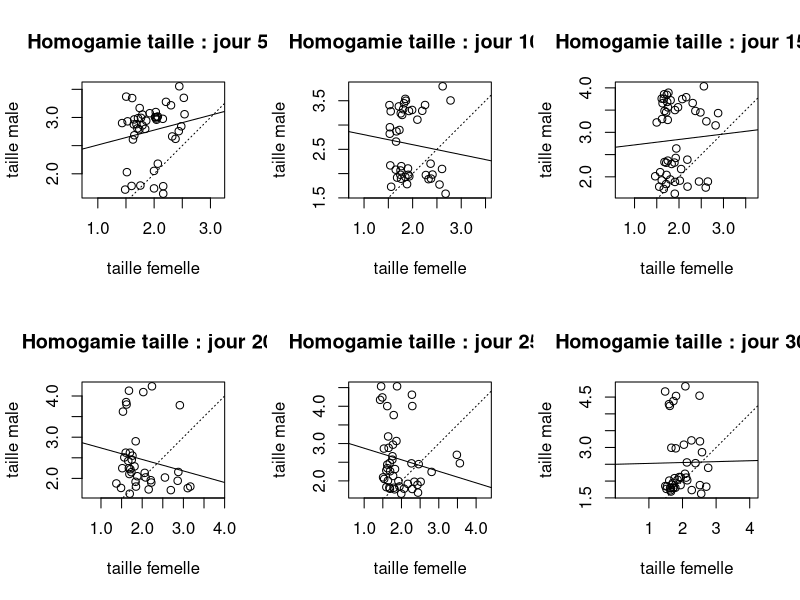

Recreate this plot in R. (Note: this script raises an error after producing the figure.)
rm(list=ls())

debut <- Sys.time()

tps_max <- 300
nb_mue <- numeric(tps_max)
nb_libre <- numeric(tps_max)
nm <- 150
nf <- 100
txmort_male <- 0.01
txmort_femelle <- 0.01
split.screen(c(2,3))
	
###################
#TRAME DISTRIBUTION
###################

# Femelles :

no <- c(1:nf)
taille <- rnorm(nf,2,0.2)
max_dist_mue <- ceiling((6.75+14.83*taille))
dist_mue <- ceiling(runif(nf, min=0, max=max_dist_mue))
no_male <- numeric(nf)
date_receptivite <- floor(max_dist_mue/2)
age <- 0
nb_mue <- 0

taille_male <- numeric(nf)
dist_mue_male <- numeric(nf)
femelle <- data.frame(no, taille, dist_mue, date_receptivite, no_male, taille_male, dist_mue_male)


# Males :

no <- c(1:nm)
taille <- rnorm(nm,2.75,0.2)
max_dist_mue <- (6.75+14.83*taille)  
dist_mue <- ceiling(runif(nm, min=0, max=max_dist_mue))  
age <- 0
nb_mue <- 0
no_femelle <- numeric(nm)
taille_femelle <- numeric(nm)
dist_mue_femelle <- numeric(nm)
male <- data.frame(no, taille, dist_mue, no_femelle, taille_femelle, dist_mue_femelle)


###########################
# VIEILLISSEMENT POPULATION
###########################
  
for (tps in 1:tps_max) {
  
    # tous les individus vieillissent d'un jour
    femelle$dist_mue <- femelle$dist_mue -1
    femelle$dist_mue_male[femelle$dist_mue_male != 0] <- femelle$dist_mue_male[femelle$dist_mue_male != 0] -1
    male$dist_mue <- male$dist_mue -1
    male$dist_mue_femelle[male$dist_mue_femelle != 0] <- male$dist_mue_femelle[male$dist_mue_femelle != 0] -1
    
    # y en a-t-il qui mue aujourd'hui (femelle et male) ?
    nbmuetoday <- length(femelle$dist_mue[femelle$dist_mue == 0]) + length(male$dist_mue[male$dist_mue == 0])

        
# si un des membres de la paire mue, le couple se sépare : 
    if (nbmuetoday > 0) {
        femelle_en_mue <- femelle$no[femelle$dist_mue == 0]
        #males appariés avec une femelle qui mue aujourd'hui :
        male_apparie <- femelle$no_male[femelle_en_mue]  
        
        male_en_mue <- male$no[male$dist_mue == 0]
        femelle_apparie <- male$no_femelle[male_en_mue]
        
        # femelle devient libre :
        femelle$no_male[femelle_en_mue] <- 0
        femelle$taille_male[femelle_en_mue] <- 0
        femelle$dist_mue_male[femelle_en_mue] <- 0
        male$no_femelle[male_apparie] <- 0
        male$taille_femelle[male_apparie] <- 0
        male$dist_mue_femelle[male_apparie] <- 0
        
        # male devient libre :
        male$no_femelle[male_en_mue] <- 0
        male$taille_femelle[male_en_mue] <- 0
        male$dist_mue_femelle[male_en_mue] <- 0
        femelle$no_male[femelle_apparie] <- 0
        femelle$taille_male[femelle_apparie] <- 0
        femelle$dist_mue_male[femelle_apparie] <- 0
        
        # les individus grandissent après mue (+10%) :
        femelle$taille[femelle_en_mue] <- femelle$taille[femelle_en_mue]*1.10
        femelle$dist_mue[femelle_en_mue] <- ceiling(6.75+14.83*femelle$taille[femelle_en_mue])
        femelle$date_receptivite[femelle_en_mue] <- floor(femelle$dist_mue[femelle_en_mue]/2)
      
        male$taille[male_en_mue] <- male$taille[male_en_mue]*1.10
        male$dist_mue[male_en_mue] <- ceiling(6.75+14.83*male$taille[male_en_mue])
    }
        
    ############
    #APPARIEMENT
    ############
    

    # combien de femelles sont libres & receptives aujourd'hui ?
    nblibretoday <- length(femelle$no_male[femelle$no_male == 0 & femelle$dist_mue <= femelle$date_receptivite])
    # combien de males sont célibataires ?
    nbcelibataire <- length(male$no[male$no_femelle == 0])
    
    # s'il y a des individus libres, on lance l'appariement
    if (nblibretoday > 0 & nbcelibataire > 0){
      # pour chaque femelle (ligne = compteur de ligne) :
        for (ligne in 1 : nf) {
		
          # quels mâles sont célibataires ? (i.e. prêts à être appariés) ?
            celibataire <- male$no[male$no_femelle == 0]
            
           # si la femelle est disponible (i.e. libre + receptive + mature) :
			if (femelle$no_male[ligne] == 0 & femelle$dist_mue[ligne] <= femelle$date_receptivite[ligne]) {
           # /!\ pour eviter le "bug du sample" :
                if (length(celibataire) == 1) {
                    femelle$no_male[ligne] <- male$no[celibataire]
                    male$no_femelle[celibataire] <- femelle$no[ligne]
                } else if (length(celibataire) > 1) {
                  # choix aléatoire du male :
                    no_male_selec <- sample(celibataire,1)
                    femelle$no_male[ligne] <- no_male_selec
                    male$no_femelle[no_male_selec] <- femelle$no[ligne]
                }
                femelle$taille_male[ligne] <- male$taille[no_male_selec]
                femelle$dist_mue_male[ligne] <- male$dist_mue[no_male_selec]
                
                male$taille_femelle[no_male_selec] <- femelle$taille[ligne]
                male$dist_mue_femelle[no_male_selec] <- femelle$dist_mue[ligne]
            }
        }
    }

# table(femelle$no_male)
# table(male$no_femelle)


    ######################
    # MORTALITE/NAISSANCES
    ######################

### Mortalité :
    
  # combien de males et de femelles vont mourir aujourd'hui ?
    nb_male_mort <- floor(nm*txmort_male)
    nb_femelle_mort <- floor(nf*txmort_femelle)
    
  # la mort s'abat aléatoirement sur les individus :
    no_male_mort <- sample(male$no, nb_male_mort)
    no_femelle_mort <- sample(femelle$no, nb_femelle_mort)
    
  # les individus appariés aux morts se retrouvent seuls :
	veuf <- femelle$no_male[no_femelle_mort]
	veuve <- male$no_femelle[no_male_mort]
	male[veuf, 4:6] <- 0
	femelle[veuve, 5:7] <- 0
	
  # suppression des individus malchanceux :
    male[no_male_mort, 2:6] <- 0 
    femelle[no_femelle_mort, 2:7] <- 0

	

### Naissances :
  # pour chaque mort, un individu nait :
  
    femelle$taille[no_femelle_mort] <- rnorm(nb_femelle_mort,1.6,0.1)
    max_dist_mue <- ceiling(6.75 + 14.83 * femelle$taille[no_femelle_mort])
    femelle$dist_mue[no_femelle_mort] <- max_dist_mue
    femelle$date_receptivite[no_femelle_mort] <- floor(femelle$dist_mue[no_femelle_mort]/2)
    
    male$taille[no_male_mort] <- rnorm(nb_male_mort,1.8,0.1)
    max_dist_mue <- ceiling(6.75 + 14.83 * male$taille[no_male_mort])
    male$dist_mue[no_male_mort] <- max_dist_mue

    
    femelle
    male
    
    nb_mue[tps] <- nbmuetoday
    nb_libre[tps] <- nblibretoday
	

	
	if (tps == 50) {
	
		plot(femelle$taille_male[femelle$no_male != 0]~femelle$taille[femelle$no_male != 0], xlab="taille femelle", ylab="taille male", main = "Homogamie taille : jour 50", asp=1)
		abline(0,1, lty=3)
		reg <- lm((femelle$taille_male[femelle$no_male != 0]~femelle$taille[femelle$no_male != 0]))
		abline(reg)
		screen(2)
	}else if (tps == 100) {
		plot(femelle$taille_male[femelle$no_male != 0]~femelle$taille[femelle$no_male != 0], xlab="taille femelle", ylab="taille male", main = "Homogamie taille : jour 100", asp=1)
		abline(0,1, lty=3)
		reg <- lm((femelle$taille_male[femelle$no_male != 0]~femelle$taille[femelle$no_male != 0]))
		abline(reg)
		screen(3)
	}else if (tps == 150) {
		plot(femelle$taille_male[femelle$no_male != 0]~femelle$taille[femelle$no_male != 0], xlab="taille femelle", ylab="taille male", main = "Homogamie taille : jour 150", asp=1)
		abline(0,1, lty=3)
		reg <- lm((femelle$taille_male[femelle$no_male != 0]~femelle$taille[femelle$no_male != 0]))
		abline(reg)	
		screen(4)
	}else if (tps == 200) {
		plot(femelle$taille_male[femelle$no_male != 0]~femelle$taille[femelle$no_male != 0], xlab="taille femelle", ylab="taille male", main = "Homogamie taille : jour 200", asp=1)
		abline(0,1, lty=3)
		reg <- lm((femelle$taille_male[femelle$no_male != 0]~femelle$taille[femelle$no_male != 0]))
		abline(reg)
		screen(5)
	}else if (tps == 250) {
		plot(femelle$taille_male[femelle$no_male != 0]~femelle$taille[femelle$no_male != 0], xlab="taille femelle", ylab="taille male", main = "Homogamie taille : jour 250", asp=1)
		abline(0,1, lty=3)
		reg <- lm((femelle$taille_male[femelle$no_male != 0]~femelle$taille[femelle$no_male != 0]))
		abline(reg)
		screen(6)
	}else if (tps == 300) {
		plot(femelle$taille_male[femelle$no_male != 0]~femelle$taille[femelle$no_male != 0], xlab="taille femelle", ylab="taille male", main = "Homogamie taille : jour 300", asp=1)
		abline(0,1, lty=3)
		reg <- lm((femelle$taille_male[femelle$no_male != 0]~femelle$taille[femelle$no_male != 0]))
		abline(reg)
		screen(7)
	}
}
femelle
male
nb_mue
nb_libre
fin <- Sys.time()


# plot(femelle$taille_male[femelle$no_male != 0]~femelle$taille[femelle$no_male != 0], xlab="taille femelle", ylab="taille male", main = "Homogamie taille : 500M/600F", asp=1)
# abline(0,1, lty=3)
# reg <- lm((femelle$taille_male[femelle$no_male != 0]~femelle$taille[femelle$no_male != 0]))
# abline(reg)
# summary(reg)



warnings()
fin - debut
